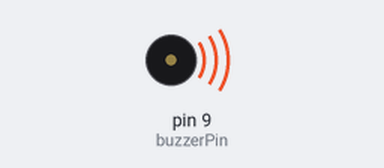
Recording of a sketch running on a simulated Arduino Uno, built with avr-gcc and run on an emulated ATmega328P. Shown: buzzer (waves = sounding).

Above: at 1.4 s.
At 5.67 s:
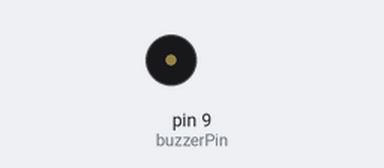
Timing chart, 0 to 6.2 s (numbered marks = the images above):
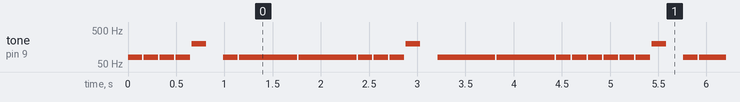

Measured:
- by itself, tone on pin 9 (buzzerPin): plays 80 Hz for 0.15 s, 80 Hz for 0.15 s, 80 Hz for 0.15 s, 80 Hz for 0.15 s, 200 Hz for 0.15 s, 80 Hz for 0.15 s … (439 notes in this stretch)

The sketch:

sketch_feb02c.ino
```cpp
const int buzzerPin = 9;

const int songLength = 18;

char notes[] = "yyyyx yyyyyyx yyyyyyx";

int beats [] = {1,1,1,1,1,1,1,4,4,1,1,1,1,1,4,4,1,1,1,1,1};

int tempo = 150;

void setup() {
  pinMode(buzzerPin, OUTPUT);
}

void loop() {
  int i, dur;

  for (i = 0; i < songLength; i++){
    dur = beats[i] * tempo;

    if (notes[i] == ' '){
      delay(dur);
    } else {
      tone(buzzerPin, frequency(notes[i]), dur);
      delay(dur);
    }
    delay(tempo/10);
  }
}

int frequency(char note){
  int i;
  const int numNotes = 8;

  char names[] = { 'y', 'x', 'c', 'd', 'e', 'f', 'g', 'a', 'b', 'C' };
  int frequencies[] = {80, 200, 262, 294, 330, 349, 392, 440, 494, 523};

  for (i = 0; i < numNotes; i++)  // Step through the notes
  {
    if (names[i] == note)         // Is this the one?
    {
      return(frequencies[i]);     // Yes! Return the frequency
    }
  }
  return(0);
}
```
